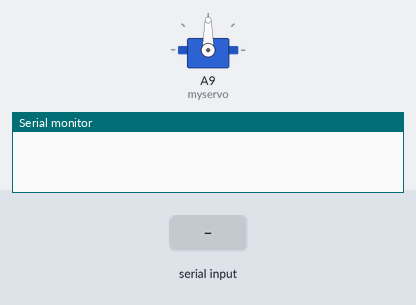
Recording of a sketch running on a simulated Arduino Mega 2560, built with avr-gcc and run on an emulated ATmega2560. On the bench: servo, the last lines printed to the serial monitor. Inputs (shaded band) come from the test bench.

Above: at 1.2 s.
1.3 s: "5\n" received over Serial
At 2.2 s:
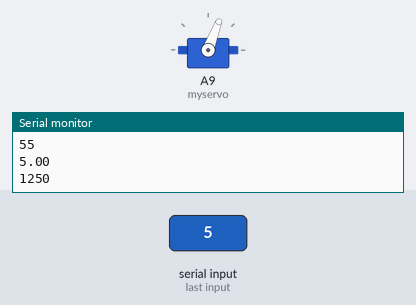
2.8 s: "90,45\n" received over Serial
4.3 s: "5\n" received over Serial
At 4.36 s:
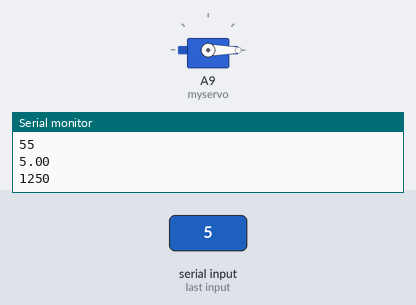
Timing chart, 0 to 7.3 s (numbered marks = the images above; inputs shaded):
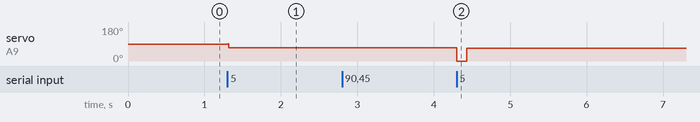

The sketch:

hauteur_serie.ino
```cpp
#include <Servo.h>

Servo actuator;
//#define hauteur +5

Servo myservo;
int pulse = 0;
int newPulse = 0;
const int MaxChars = 5;
char strValue[MaxChars+1];
int index = 0;

void setup()
{
 Serial.begin(9600);
 myservo.attach(A9);
 pulse = 1500;
}


void loop()
{}


void serialEvent()
{
   while(Serial.available())
   {
      char ch = Serial.read();
      Serial.write(ch);
      Serial.println(ch);
      if(index < MaxChars && isDigit(ch)) {
            strValue[index++] = ch;
      } else {
            strValue[index] = 0;
            float hauteur = atoi(strValue);
            Serial.println(hauteur);
            newPulse = -(50*hauteur) + 1500;
            Serial.println(newPulse);
            if(newPulse > 1000 && newPulse < 2000){
                   if(newPulse < pulse)
                       for(; pulse > newPulse; pulse -= 1) {
                             myservo.writeMicroseconds(pulse);
                       }
                    else
                       for(; pulse < newPulse; pulse += 1){
                          myservo.writeMicroseconds(pulse);
                    }
            }
            index = 0;
            pulse = newPulse;
      }
   }
}
```

Measured:
- after the input at 1.3 s, servo on A9 (myservo): 90° → 69° at once
- after the input at 4.3 s, servo on A9 (myservo): 69° → 0° at once, → 68° 0.13 s later
